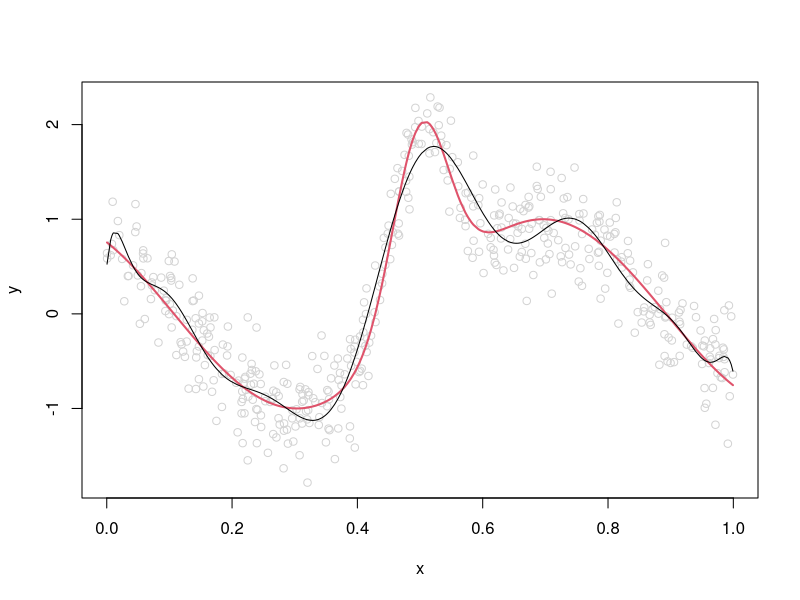
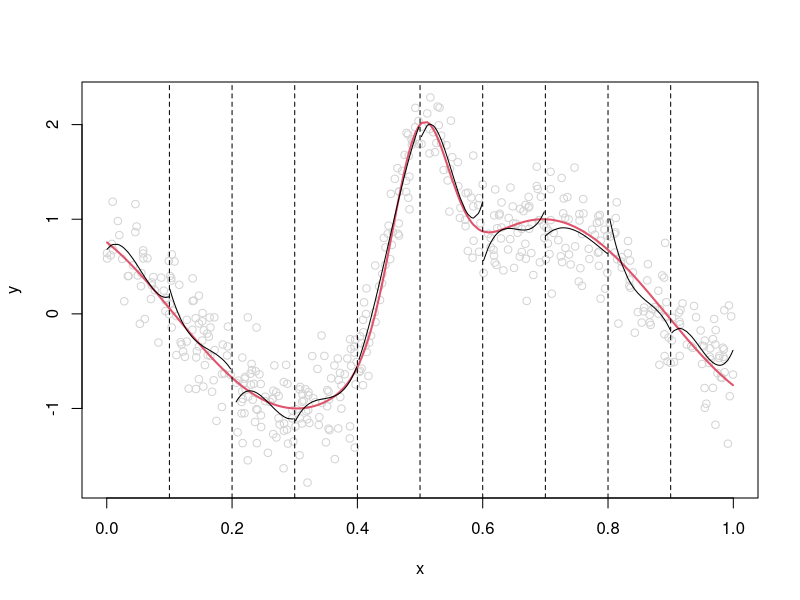
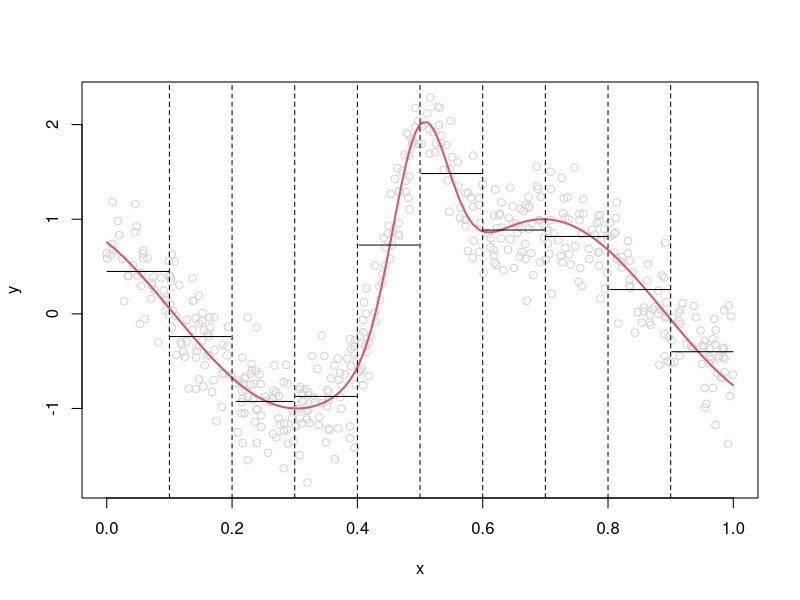
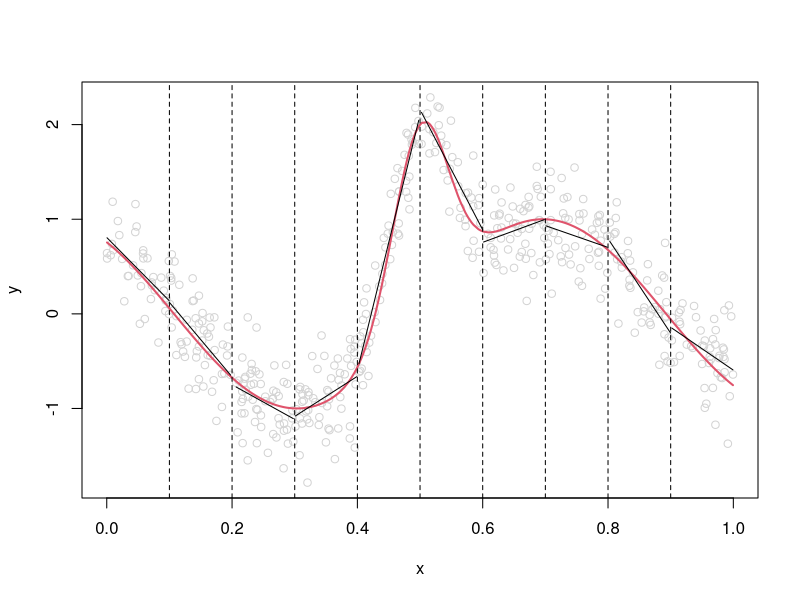
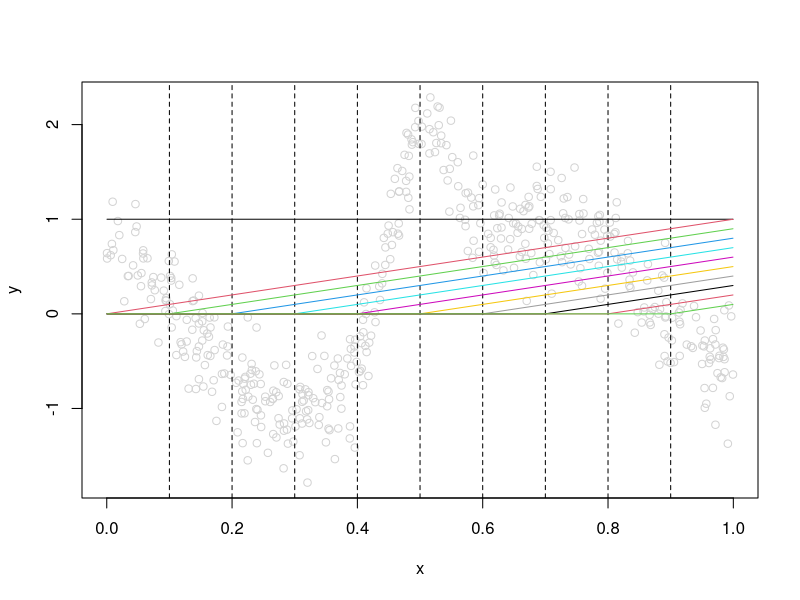
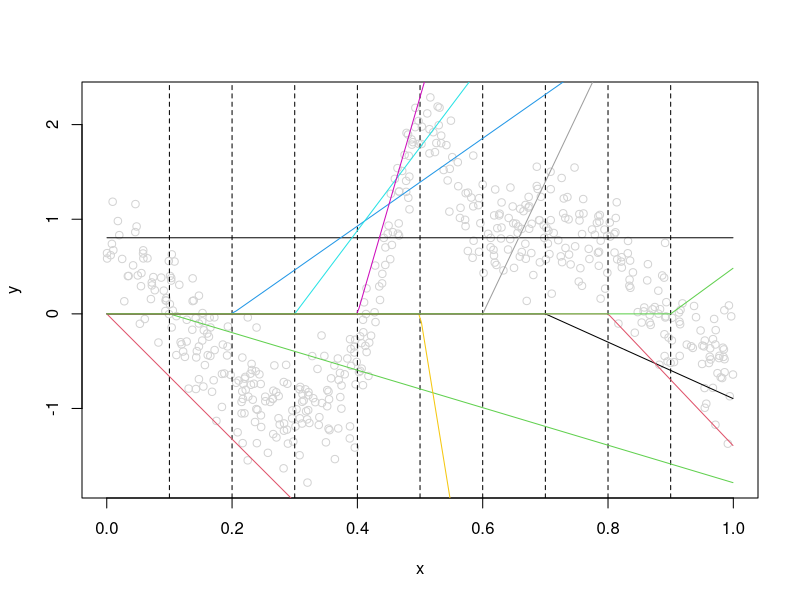
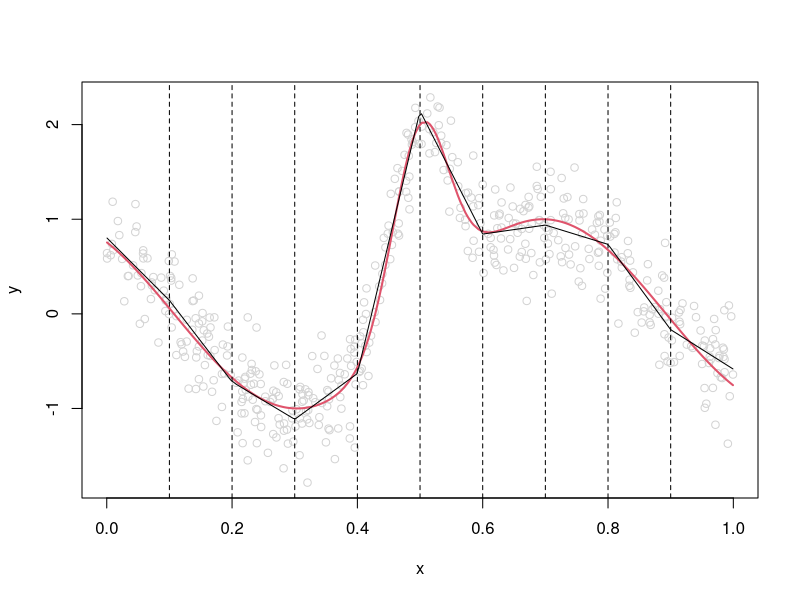
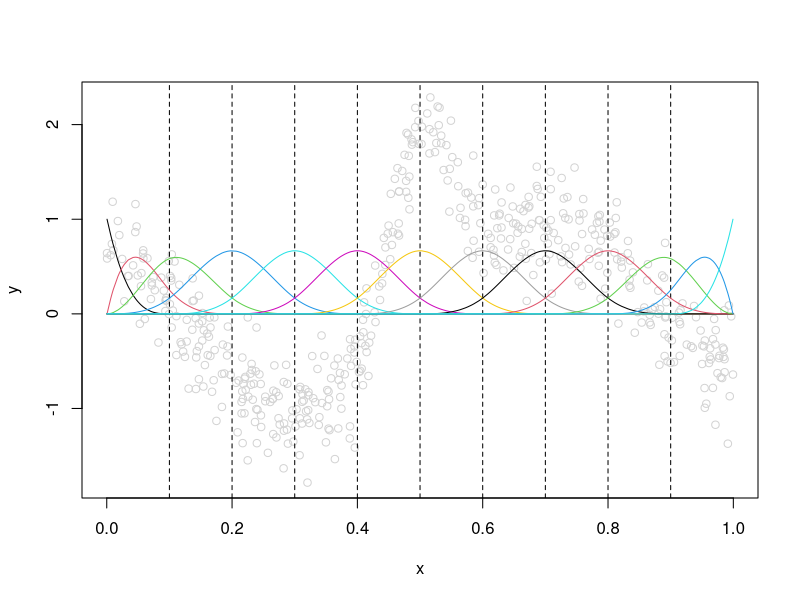

These figures' R source, in order:
## ---- chunk 1
knitr::opts_chunk$set(echo = T, eval=T, message=F, warning=F, error=F, 
                      comment=NA, cache=F, R.options=list(width=220),
                      fig.align='center', out.width='60%', fig.asp=.7)
## ---- chunk 2
set.seed(123)
x = sort(runif(500))
mu = sin(2*(4*x-2)) + 2*exp(-(16^2)*((x-.5)^2))
y = rnorm(500, mu, .3)
plot(x,y ,col="lightgray")
lines(x,mu, col=2, lwd=2)
lines(x, fitted(lm(y ~ poly(x,15))) )
## ---- chunk 3
knots = seq(0.1, 0.9, by=.1)
xcut = cut(x, c(-Inf,knots,Inf) )
plot(x,y ,col="lightgray")
lines(x, mu, col=2, lwd=2)
abline(v=knots, lty=2)
for (i in 1:length(levels(xcut)) ){
sub = (xcut==levels(xcut)[i])
lines(x[sub], fitted(lm(y[sub] ~ poly(x[sub],3))) )
}
## ---- chunk 4
plot(x,y ,col="lightgray")
lines(x, mu, col=2, lwd=2)
abline(v=knots, lty=2)
for (i in 1:length(levels(xcut)) ){
sub = (xcut==levels(xcut)[i])
lines(x[sub], fitted(lm(y[sub] ~ 1)) )
}
## ---- chunk 5
plot(x,y ,col="lightgray")
lines(x, mu, col=2, lwd=2)
abline(v=knots, lty=2)
for (i in 1:length(levels(xcut))){
sub = (xcut==levels(xcut)[i])
lines(x[sub], fitted(lm(y[sub] ~ x[sub])) )
}
## ---- chunk 6
d = 1
K = length(knots)
n = length(x)
bs = matrix(NA,ncol=d+K+1, nrow=n)
bs[,1:(d+1)] = cbind(1,poly(x,d, raw=TRUE))
bs[,(d+2):(d+K+1)] = sapply(1:length(knots), function(k) ifelse(x >= knots[k], (x-knots[k])^d, 0))
## ---- chunk 7
plot(x,y ,col="lightgray")
abline(v=knots, lty=2)
for (i in 1:ncol(bs)) lines(x,bs[,i], col=i)
## ---- chunk 8
fit = lm(y ~ .-1, data=data.frame(bs))
betas = coef(fit)
betas
bsScaled = sapply(1:length(betas),function(j) bs[,j]*betas[j])
## ---- chunk 9
plot(x,y ,col="lightgray")
abline(v=knots, lty=2)
for (i in 1:ncol(bsScaled)) lines(x,bsScaled[,i], col=i)
## ---- chunk 10
plot(x,y ,col="lightgray")
lines(x, mu, col=2, lwd=2)
abline(v=knots, lty=2)
fitted = apply(bsScaled, 1, sum)
lines(x,fitted)
## ---- chunk 11
d = 3
plot(x,y ,col="lightgray")
abline(v=knots, lty=2)
bs = splines::bs(x, degree=d, knots=knots, intercept=T)
for (i in 1:ncol(bs)) lines(x,bs[,i], col=i)
## ---- chunk 12
fit = lm(y ~ .-1, data=data.frame(bs))
betas = coef(fit)
bsScaled = sapply(1:length(betas),function(j) bs[,j]*betas[j])
plot(x,y ,col="lightgray")
abline(v=knots, lty=2)
for (i in 1:ncol(bsScaled)) lines(x,bsScaled[,i], col=i)
## ---- chunk 13
library(splines)
plot(x,y ,col="lightgray")
lines(x, mu, col=2, lwd=2)
lines(x, fitted( lm(y ~ bs(x, degree=3, knots=knots)) ) )
## ---- chunk 14
library(splines)
plot(x,y ,col="lightgray")
lines(x, mu, col=2, lwd=2)
lines(x, fitted( lm(y ~ ns(x, knots=knots)) ) )
## ---- chunk 15
plot(x,y ,col="lightgray")
nk = c(3,6,15)
for (i in 1:length(nk)){
knots = seq(0,1,length.out = nk[i]+2)[-c(1,nk[i]+2)]
lines(x, fitted( lm(y ~ ns(x, knots=knots )) ) , col=i)
}
## ---- chunk 16
fit = smooth.spline(x, y, lambda=0)
plot(x,y ,col="lightgray")
lines(x, predict(fit)$y)
## ---- chunk 17
# LOOCV
fit = smooth.spline(x, y, cv=TRUE)
plot(x,y ,col="lightgray")
lines(x, mu, col=2, lwd=2)
lines(x, predict(fit)$y)
